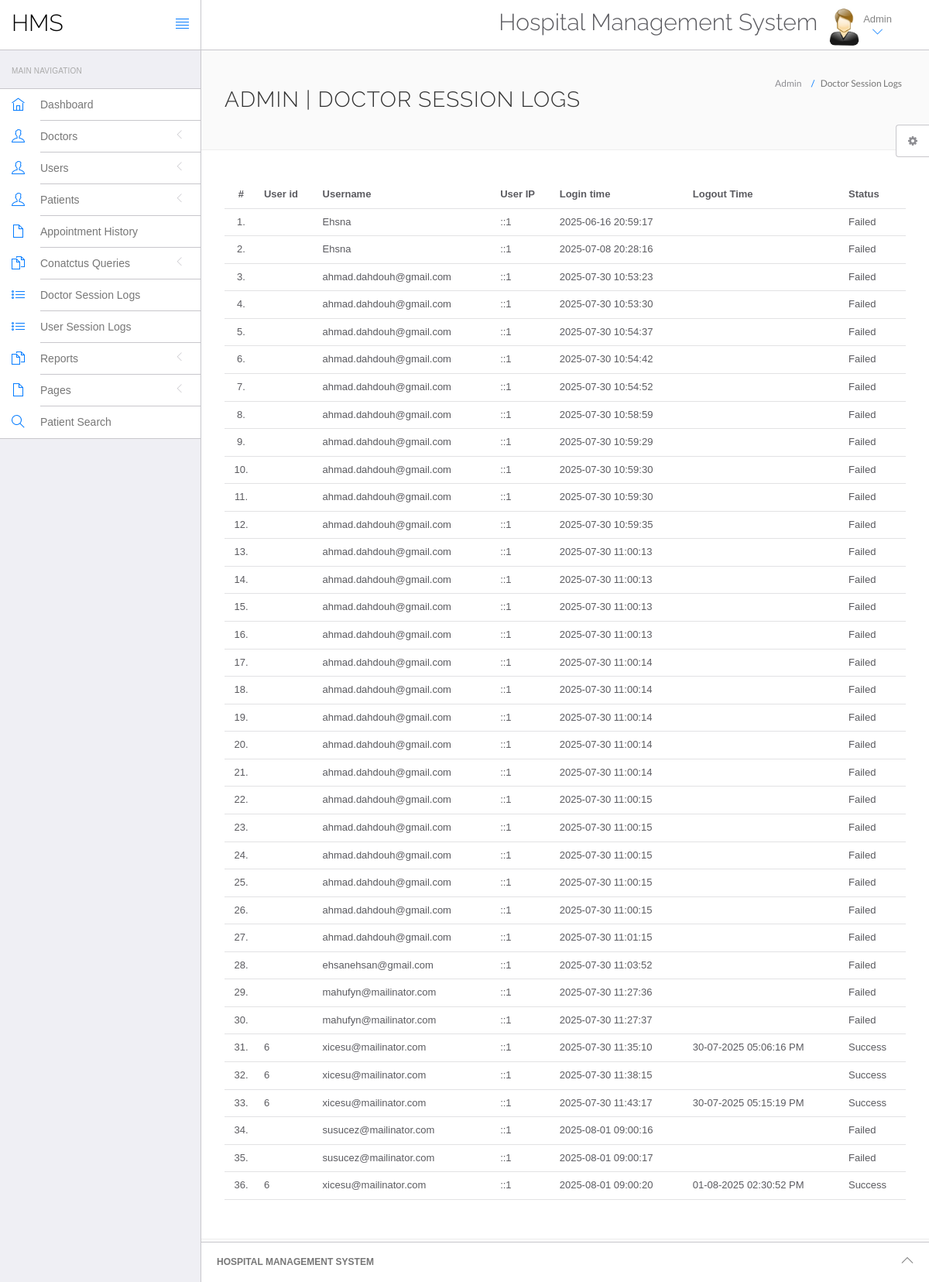
/hms/admin/doctor-logs.php (signed in), run on the app's committed database.
### tables this page shows
CREATE TABLE `doctorslog` (
  `id` int(11) NOT NULL,
  `uid` int(11) DEFAULT NULL,
  `username` varchar(255) DEFAULT NULL,
  `userip` binary(16) DEFAULT NULL,
  `loginTime` timestamp NULL DEFAULT current_timestamp(),
  `logout` varchar(255) DEFAULT NULL,
  `status` int(11) DEFAULT NULL
);

### hms/admin/doctor-logs.php (the view, shortened to what this page needs)
<?php
include('include/config.php');
if(strlen($_SESSION['id']==0)) {
 header('location:logout.php');
  } else{
?>
<!DOCTYPE html>
<html lang="en">
	<head>
		<link rel="stylesheet" href="vendor/bootstrap/css/bootstrap.min.css">
		<link rel="stylesheet" href="vendor/fontawesome/css/font-awesome.min.css">
		<link rel="stylesheet" href="vendor/themify-icons/themify-icons.min.css">
		<link href="vendor/animate.css/animate.min.css" rel="stylesheet" media="screen">
		<link href="vendor/perfect-scrollbar/perfect-scrollbar.min.css" rel="stylesheet" media="screen">
		<link href="vendor/switchery/switchery.min.css" rel="stylesheet" media="screen">
		<link href="vendor/bootstrap-touchspin/jquery.bootstrap-touchspin.min.css" rel="stylesheet" media="screen">
		<link href="vendor/select2/select2.min.css" rel="stylesheet" media="screen">
		<link href="vendor/bootstrap-datepicker/bootstrap-datepicker3.standalone.min.css" rel="stylesheet" media="screen">
		<link href="vendor/bootstrap-timepicker/bootstrap-timepicker.min.css" rel="stylesheet" media="screen">
		<link rel="stylesheet" href="assets/css/styles.css">
		<link rel="stylesheet" href="assets/css/plugins.css">
		<link rel="stylesheet" href="assets/css/themes/theme-1.css" id="skin_color" />
	</head>
	<body>
		<div id="app">
<?php include('include/sidebar.php');?>
			<div class="app-content">
					<?php include('include/header.php');?>
				<div class="main-content" >
					<div class="wrap-content container" id="container">
						<section id="page-title">
							<div class="row">
								<div class="col-sm-8">
									<h1 class="mainTitle">Admin  | Doctor Session Logs</h1>
																	</div>
								<ol class="breadcrumb">
									<li>
										<span>Admin </span>
									</li>
									<li class="active">
										<span>Doctor Session Logs</span>
									</li>
								</ol>
							</div>
						</section>
						<div class="container-fluid container-fullw bg-white">
									<div class="row">
								<div class="col-md-12">
									<table class="table table-hover" id="sample-table-1">
										<thead>
											<tr>
												<th class="center">#</th>
												<th class="hidden-xs">User id</th>
												<th>Username</th>
												<th>User IP</th>
												<th>Login time</th>
												<th>Logout Time </th>
												<th> Status </th>
											</tr>
										</thead>
										<tbody>
<?php
$sql=mysqli_query($con,"select * from doctorslog ");
$cnt=1;
while($row=mysqli_fetch_array($sql))
{
?>
											<tr>
												<td class="center"><?php echo $cnt;?>.</td>
												<td class="hidden-xs"><?php echo $row['uid'];?></td>
												<td class="hidden-xs"><?php echo $row['username'];?></td>
												<td><?php echo $row['userip'];?></td>
												<td><?php echo $row['loginTime'];?></td>
												<td><?php echo $row['logout'];?>
												</td>
												<td>
<?php if($row['status']==1)
{
	echo "Success";
}
else
{
	echo "Failed";
}?>
</td>
											</tr>
											<?php
$cnt=$cnt+1;
											 }?>
										</tbody>
									</table>
								</div>
							</div>
								</div>
					</div>
				</div>
			</div>
	<?php include('include/footer.php');?>
	<?php include('include/setting.php');?>
		</div>
	</body>
</html>
<?php } ?>

### hms/admin/include/sidebar.php (shortened to what this page needs)
<div class="sidebar app-aside" id="sidebar">
				<div class="sidebar-container perfect-scrollbar">
<nav>
						<div class="navbar-title">
							<span>Main Navigation</span>
						</div>
						<ul class="main-navigation-menu">
							<li>
								<a href="dashboard.php">
									<div class="item-content">
										<div class="item-media">
											<i class="ti-home"></i>
										</div>
										<div class="item-inner">
											<span class="title"> Dashboard </span>
										</div>
									</div>
								</a>
							</li>
							<li>
								<a href="javascript:void(0)">
									<div class="item-content">
										<div class="item-media">
											<i class="ti-user"></i>
										</div>
										<div class="item-inner">
											<span class="title"> Doctors </span><i class="icon-arrow"></i>
										</div>
									</div>
								</a>
								</li>
				<li>
								<a href="javascript:void(0)">
									<div class="item-content">
										<div class="item-media">
											<i class="ti-user"></i>
										</div>
										<div class="item-inner">
											<span class="title"> Users </span><i class="icon-arrow"></i>
										</div>
									</div>
								</a>
								</li>
								<li>
								<a href="javascript:void(0)">
									<div class="item-content">
										<div class="item-media">
											<i class="ti-user"></i>
										</div>
										<div class="item-inner">
											<span class="title"> Patients </span><i class="icon-arrow"></i>
										</div>
									</div>
								</a>
								</li>
<li>
								<a href="appointment-history.php">
									<div class="item-content">
										<div class="item-media">
											<i class="ti-file"></i>
										</div>
										<div class="item-inner">
											<span class="title"> Appointment History </span>
										</div>
									</div>
								</a>
							</li>
				<li>
								<a href="javascript:void(0)">
									<div class="item-content">
										<div class="item-media">
											<i class="ti-files"></i>
										</div>
										<div class="item-inner">
											<span class="title"> Conatctus Queries </span><i class="icon-arrow"></i>
										</div>
									</div>
								</a>
								</li>
	<li>
								<a href="doctor-logs.php">
									<div class="item-content">
										<div class="item-media">
											<i class="ti-list"></i>
										</div>
										<div class="item-inner">
											<span class="title"> Doctor Session Logs </span>
										</div>
									</div>
								</a>
							</li>
							<li>
								<a href="user-logs.php">
									<div class="item-content">
										<div class="item-media">
											<i class="ti-list"></i>
										</div>
										<div class="item-inner">
											<span class="title"> User Session Logs </span>
										</div>
									</div>
								</a>
							</li>
				<li>
								<a href="javascript:void(0)">
									<div class="item-content">
										<div class="item-media">
											<i class="ti-files"></i>
										</div>
										<div class="item-inner">
											<span class="title"> Reports </span><i class="icon-arrow"></i>
										</div>
									</div>
								</a>
							</li>
				<li>
								<a href="javascript:void(0)">
									<div class="item-content">
										<div class="item-media">
											<i class="ti-file"></i>
										</div>
										<div class="item-inner">
											<span class="title"> Pages </span><i class="icon-arrow"></i>
										</div>
									</div>
								</a>
							</li>
								<li>
								<a href="patient-search.php">
									<div class="item-content">
										<div class="item-media">
											<i class="ti-search"></i>
										</div>
										<div class="item-inner">
											<span class="title"> Patient Search </span>
										</div>
									</div>
								</a>
							</li>
						</ul>
					</nav>
					</div>
			</div>

### hms/admin/include/header.php (shortened to what this page needs)
<header class="navbar navbar-default navbar-static-top">
					<div class="navbar-header">
						<a class="navbar-brand" href="#">
							<h2 style="padding-top:20%; color:#000 ">HMS</h2>
						</a>
						<a href="#" class="sidebar-toggler pull-right visible-md visible-lg" data-toggle-class="app-sidebar-closed" data-toggle-target="#app">
							<i class="ti-align-justify"></i>
						</a>
					</div>
					<div class="navbar-collapse collapse">
						<ul class="nav navbar-right">
								<li  style="padding-top:2% ">
								<h2>Hospital Management System</h2>
							</li>
							<li class="dropdown current-user">
								<a href class="dropdown-toggle" data-toggle="dropdown">
									<img src="assets/images/images.jpg" > <span class="username">
			Admin
									<i class="ti-angle-down"></i></i></span>
								</a>
							</li>
						</ul>
					</div>
				</header>

### hms/admin/include/footer.php
<footer>
				<div class="footer-inner">
					<div class="pull-left">
					<span class="text-bold text-uppercase"> Hospital Management System</span>
					</div>
					<div class="pull-right">
						<span class="go-top"><i class="ti-angle-up"></i></span>
					</div>
				</div>
			</footer>

### hms/admin/include/setting.php (shortened to what this page needs)
<div class="settings panel panel-default hidden-xs hidden-sm" id="settings">
				<button ct-toggle="toggle" data-toggle-class="active" data-toggle-target="#settings" class="btn btn-default">
					<i class="fa fa-spin fa-gear"></i>
				</button>
			</div>

### hms/admin/assets/css/plugins.css (style rules this page uses)
.perfect-scrollbar { overflow-y: hidden !important; }

### hms/admin/assets/css/themes/theme-1.css (style rules this page uses)
body { background: #FAFAFA; }
header .navbar-header { background: #ffffff !important; border-right-color: #c8c7cc !important; border-bottom-color: #c8c7cc !important; }
header .navbar-header .sidebar-toggler, header .navbar-header .sidebar-mobile-toggler { color: #007aff !important; }
header .navbar-header .navbar-brand { color: #777 !important; }
header .navbar-collapse { background: #ffffff !important; border-bottom-color: #c8c7cc !important; box-shadow: none !important; }
header .navbar-collapse .navbar-right > li > a { color: #777; }
header .navbar-collapse .navbar-right > li > a i { color: #007aff !important; }
#sidebar { background: #EFEFF4 !important; }
#sidebar:before { border-right-width: "1px" !important; border-right-style: solid; border-right-color: #c8c7cc !important; }
#sidebar nav { border-right-width: "1px" !important; border-right-style: solid; border-right-color: #c8c7cc !important; }
#sidebar nav .navbar-title { color: #aaaaaa; }
#sidebar nav > ul { background: #ffffff !important; border-bottom-color: #c8c7cc !important; border-top-color: #c8c7cc !important; }
#sidebar nav > ul > li > a .item-media > i { color: #007aff !important; }
#sidebar nav > ul > li > a .item-inner { color: #777 !important; border-bottom-color: #c8c7cc; }
#app > footer { background: #ffffff !important; border-top-color: #c8c7cc !important; color: #777; }

### data on the page
doctorslog: username "Ehsna", userip "::1", loginTime "2025-06-16 20:59:17", status "Failed"
doctorslog: username "Ehsna", userip "::1", loginTime "2025-07-08 20:28:16", status "Failed"
doctorslog: username "ahmad.dahdouh@gmail.com", userip "::1", loginTime "2025-07-30 10:53:23", status "Failed"
doctorslog: username "ahmad.dahdouh@gmail.com", userip "::1", loginTime "2025-07-30 10:53:30", status "Failed"
doctorslog: username "ahmad.dahdouh@gmail.com", userip "::1", loginTime "2025-07-30 10:54:37", status "Failed"
doctorslog: username "ahmad.dahdouh@gmail.com", userip "::1", loginTime "2025-07-30 10:54:42", status "Failed"
doctorslog: username "ahmad.dahdouh@gmail.com", userip "::1", loginTime "2025-07-30 10:54:52", status "Failed"
doctorslog: username "ahmad.dahdouh@gmail.com", userip "::1", loginTime "2025-07-30 10:58:59", status "Failed"
doctorslog: username "ahmad.dahdouh@gmail.com", userip "::1", loginTime "2025-07-30 10:59:29", status "Failed"
doctorslog: username "ahmad.dahdouh@gmail.com", userip "::1", loginTime "2025-07-30 10:59:30", status "Failed"
doctorslog: username "ahmad.dahdouh@gmail.com", userip "::1", loginTime "2025-07-30 10:59:30", status "Failed"
doctorslog: username "ahmad.dahdouh@gmail.com", userip "::1", loginTime "2025-07-30 10:59:35", status "Failed"
doctorslog: username "ahmad.dahdouh@gmail.com", userip "::1", loginTime "2025-07-30 11:00:13", status "Failed"
doctorslog: username "ahmad.dahdouh@gmail.com", userip "::1", loginTime "2025-07-30 11:00:13", status "Failed"
doctorslog: username "ahmad.dahdouh@gmail.com", userip "::1", loginTime "2025-07-30 11:00:13", status "Failed"
doctorslog: username "ahmad.dahdouh@gmail.com", userip "::1", loginTime "2025-07-30 11:00:13", status "Failed"
doctorslog: username "ahmad.dahdouh@gmail.com", userip "::1", loginTime "2025-07-30 11:00:14", status "Failed"
doctorslog: username "ahmad.dahdouh@gmail.com", userip "::1", loginTime "2025-07-30 11:00:14", status "Failed"
doctorslog: username "ahmad.dahdouh@gmail.com", userip "::1", loginTime "2025-07-30 11:00:14", status "Failed"
doctorslog: username "ahmad.dahdouh@gmail.com", userip "::1", loginTime "2025-07-30 11:00:14", status "Failed"
doctorslog: username "ahmad.dahdouh@gmail.com", userip "::1", loginTime "2025-07-30 11:00:14", status "Failed"
doctorslog: username "ahmad.dahdouh@gmail.com", userip "::1", loginTime "2025-07-30 11:00:15", status "Failed"
doctorslog: username "ahmad.dahdouh@gmail.com", userip "::1", loginTime "2025-07-30 11:00:15", status "Failed"
doctorslog: username "ahmad.dahdouh@gmail.com", userip "::1", loginTime "2025-07-30 11:00:15", status "Failed"
doctorslog: username "ahmad.dahdouh@gmail.com", userip "::1", loginTime "2025-07-30 11:00:15", status "Failed"
doctorslog: username "ahmad.dahdouh@gmail.com", userip "::1", loginTime "2025-07-30 11:00:15", status "Failed"
doctorslog: username "ahmad.dahdouh@gmail.com", userip "::1", loginTime "2025-07-30 11:01:15", status "Failed"
doctorslog: username "ehsanehsan@gmail.com", userip "::1", loginTime "2025-07-30 11:03:52", status "Failed"
doctorslog: username "mahufyn@mailinator.com", userip "::1", loginTime "2025-07-30 11:27:36", status "Failed"
doctorslog: username "mahufyn@mailinator.com", userip "::1", loginTime "2025-07-30 11:27:37", status "Failed"
doctorslog: uid "6", username "xicesu@mailinator.com", userip "::1", loginTime "2025-07-30 11:35:10", logout "30-07-2025 05:06:16 PM", status "Success"
doctorslog: uid "6", username "xicesu@mailinator.com", userip "::1", loginTime "2025-07-30 11:38:15", status "Success"
doctorslog: uid "6", username "xicesu@mailinator.com", userip "::1", loginTime "2025-07-30 11:43:17", logout "30-07-2025 05:15:19 PM", status "Success"
doctorslog: username "susucez@mailinator.com", userip "::1", loginTime "2025-08-01 09:00:16", status "Failed"
doctorslog: username "susucez@mailinator.com", userip "::1", loginTime "2025-08-01 09:00:17", status "Failed"
doctorslog: uid "6", username "xicesu@mailinator.com", userip "::1", loginTime "2025-08-01 09:00:20", logout "01-08-2025 02:30:52 PM", status "Success"
